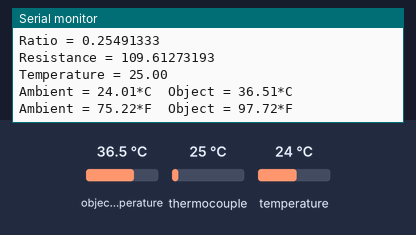
Recording of a sketch running on a simulated Arduino Uno, built with avr-gcc and run on an emulated ATmega328P. Shown: the last lines printed to the serial monitor. The inputs (shaded band) are chosen by the test bench; at power-on: object temperature 36.5 °C, thermocouple 25 °C, temperature 24 °C.

Above: at 1.2 s.
1.3 s: object temperature set to 20 °C
At 2.6 s:
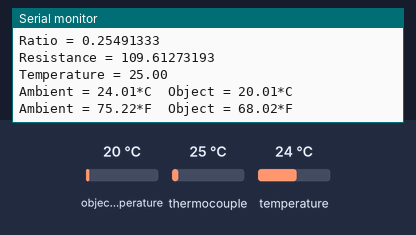
2.8 s: thermocouple set to 6 °C
At 3.9 s:
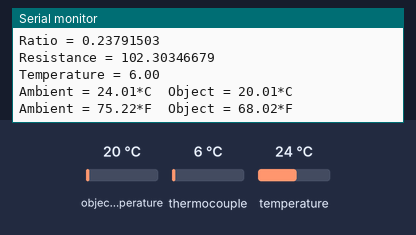
4.3 s: temperature set to 12 °C
At 5.5 s:
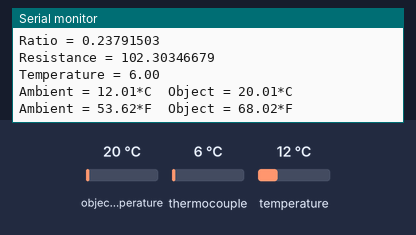
5.8 s: thermocouple set to 75 °C
At 6.7 s:
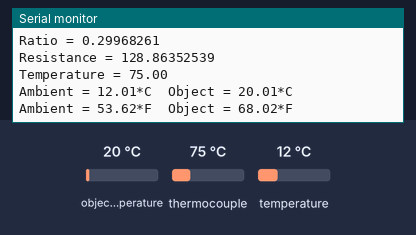
7.3 s: object temperature set to 26 °C
At 8.9 s:
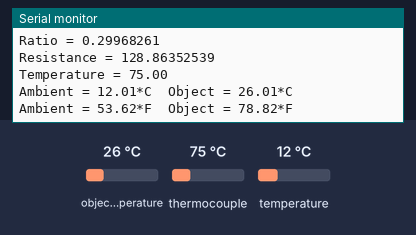
Timing chart, 0 to 9.8 s (numbered marks = the images above; inputs shaded):
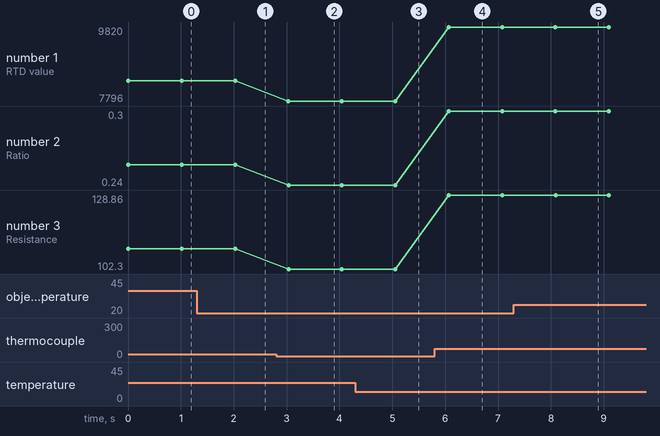

The sketch:

jeffBoard_sensorReadout.ino
```cpp
//This sketch reads out the MLX90614 and MAX31865 board to serial at 115200 baud

#include <Adafruit_MAX31865.h>
#include <Wire.h>
#include <Adafruit_MLX90614.h>


Adafruit_MLX90614 mlx = Adafruit_MLX90614();


// Use software SPI: CS, DI, DO, CLK
Adafruit_MAX31865 thermo = Adafruit_MAX31865(10, 11, 12, 13);
// use hardware SPI, just pass in the CS pin
//Adafruit_MAX31865 thermo = Adafruit_MAX31865(10);

// The value of the Rref resistor. Use 430.0 for PT100 and 4300.0 for PT1000
#define RREF      430.0
// The 'nominal' 0-degrees-C resistance of the sensor
// 100.0 for PT100, 1000.0 for PT1000
#define RNOMINAL  100.0

void setup() {
  Serial.begin(115200);
  Serial.println("Adafruit MAX31865 PT100 Sensor Test!");

  thermo.begin(MAX31865_3WIRE);  // set to 2WIRE or 4WIRE as necessary


  Serial.println("Adafruit MLX90614 test");

  mlx.begin();
}


void loop() {

  //RTD portion of loop
  uint16_t rtd = thermo.readRTD();

  Serial.print("RTD value: "); Serial.println(rtd);
  float ratio = rtd;
  ratio /= 32768;
  Serial.print("Ratio = "); Serial.println(ratio,8);
  Serial.print("Resistance = "); Serial.println(RREF*ratio,8);
  Serial.print("Temperature = "); Serial.println(thermo.temperature(RNOMINAL, RREF));

  // Check and print any faults
  uint8_t fault = thermo.readFault();
  if (fault) {
    Serial.print("Fault 0x"); Serial.println(fault, HEX);
    if (fault & MAX31865_FAULT_HIGHTHRESH) {
      Serial.println("RTD High Threshold");
    }
    if (fault & MAX31865_FAULT_LOWTHRESH) {
      Serial.println("RTD Low Threshold");
    }
    if (fault & MAX31865_FAULT_REFINLOW) {
      Serial.println("REFIN- > 0.85 x Bias");
    }
    if (fault & MAX31865_FAULT_REFINHIGH) {
      Serial.println("REFIN- < 0.85 x Bias - FORCE- open");
    }
    if (fault & MAX31865_FAULT_RTDINLOW) {
      Serial.println("RTDIN- < 0.85 x Bias - FORCE- open");
    }
    if (fault & MAX31865_FAULT_OVUV) {
      Serial.println("Under/Over voltage");
    }
    thermo.clearFault();
  }
  Serial.println();

  //IR Sensor portion of loop
  Serial.print("Ambient = "); Serial.print(mlx.readAmbientTempC());
  Serial.print("*C\tObject = "); Serial.print(mlx.readObjectTempC()); Serial.println("*C");
  Serial.print("Ambient = "); Serial.print(mlx.readAmbientTempF());
  Serial.print("*F\tObject = "); Serial.print(mlx.readObjectTempF()); Serial.println("*F");

  Serial.println();


  delay(1000);
}
```

Measured:
- after the input at 1.3 s, the serial monitor: prints a new line after 0.73 s (image 1)
- after the input at 2.8 s, the serial monitor: prints a new line after 0.24 s (image 2)
- after the input at 4.3 s, the serial monitor: prints a new line after 0.76 s (image 3)
- after the input at 5.8 s, the serial monitor: prints a new line after 0.27 s (image 4)
- after the input at 7.3 s, the serial monitor: prints a new line after 0.79 s (image 5)
- plotted number 1: 8353 → 7796 after the input at 2.8 s, 7796 → 9820 after the input at 5.8 s
- plotted number 2: 0.25 → 0.24 after the input at 2.8 s, 0.24 → 0.3 after the input at 5.8 s
- plotted number 3: 109.61 → 102.3 after the input at 2.8 s, 102.3 → 128.86 after the input at 5.8 s
